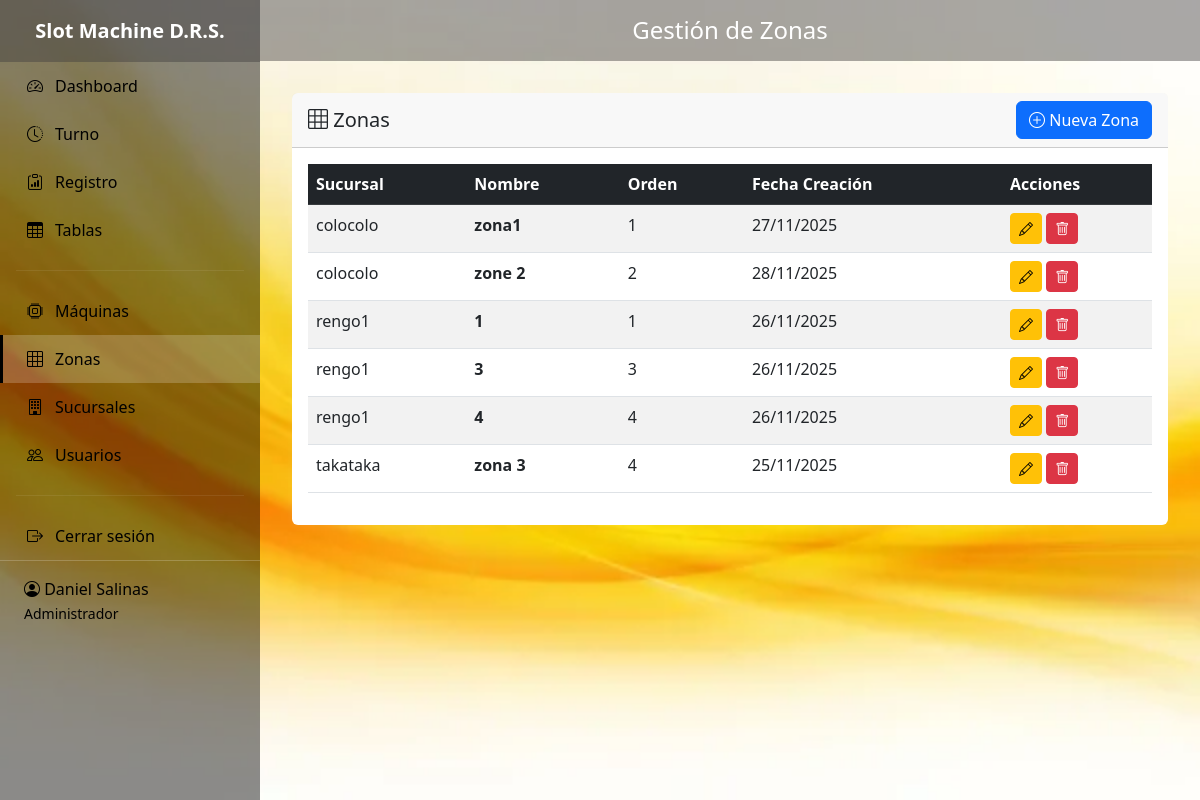
The page /zonas/ (signed in) on the database as committed earlier.
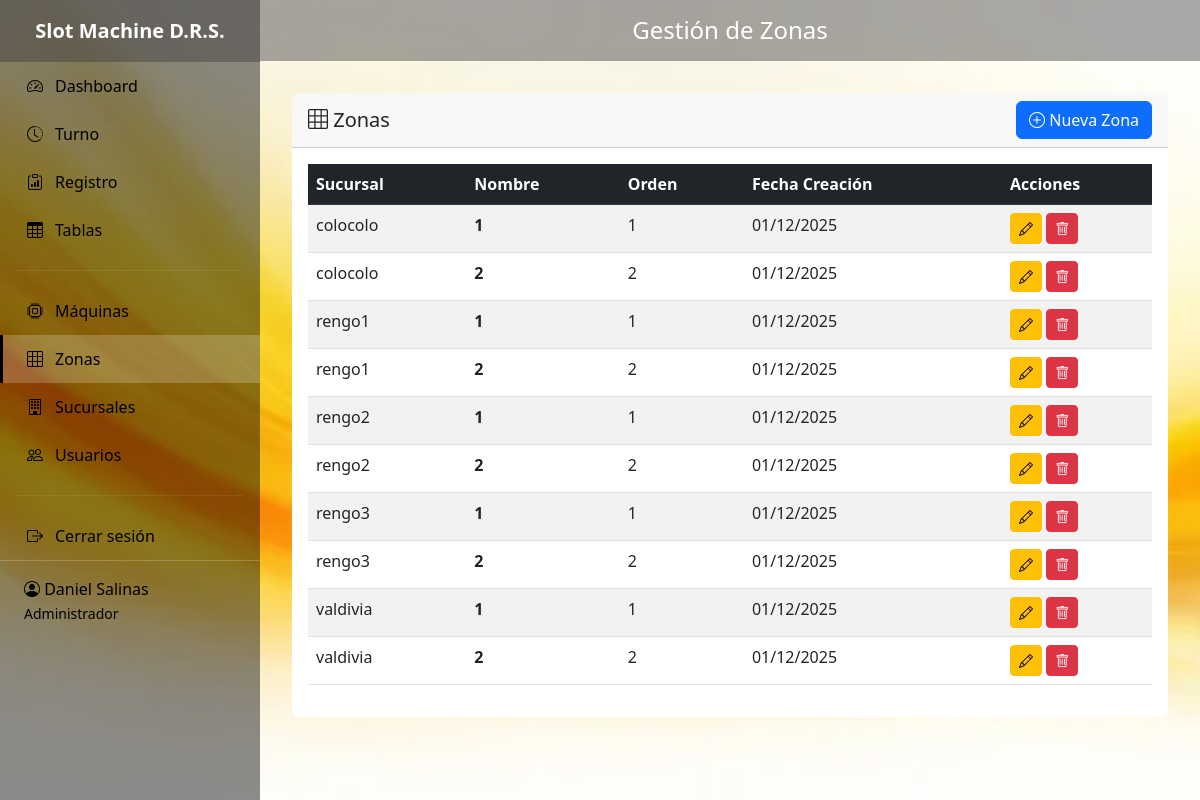
The same page on the database as committed later.
### control/models.py (models this page shows, shortened)
class Zona(models.Model):
    sucursal = models.ForeignKey(
        Sucursal,
        on_delete=models.CASCADE,
        related_name='zonas',
        verbose_name='Sucursal'
    )
    nombre = models.CharField(max_length=80, verbose_name='Nombre')
    orden = models.SmallIntegerField(default=0, verbose_name='Orden')
    created_at = models.DateTimeField(auto_now_add=True, verbose_name='Fecha de Creación')
    class Meta:
        verbose_name = 'Zona'
        verbose_name_plural = 'Zonas'
        ordering = ['sucursal', 'orden', 'nombre']
    class Meta:
        verbose_name = 'Zona'
        verbose_name_plural = 'Zonas'
        ordering = ['sucursal', 'orden', 'nombre']
        constraints = [
            models.UniqueConstraint(
                fields=['sucursal', 'nombre'],
                name='unique_zona_nombre_por_sucursal'
            )
        ]

class Sucursal(models.Model):
    nombre = models.CharField(max_length=150, verbose_name='Nombre')
    direccion = models.CharField(max_length=255, blank=True, verbose_name='Dirección')
    telefono = models.CharField(max_length=50, blank=True, verbose_name='Teléfono')
    created_at = models.DateTimeField(auto_now_add=True, verbose_name='Fecha de Creación')
    class Meta:
        verbose_name = 'Sucursal'
        verbose_name_plural = 'Sucursales'
        ordering = ['nombre']

### control/views.py (the view)
# urls.py: path('zonas/', views.zonas_list, name='zonas_list'),
@login_required
@user_passes_test(is_admin)
def zonas_list(request):
    zonas = Zona.objects.all()
    return render(request, 'zonas/list.html', {'zonas': zonas})

### control/views.py (called while the page is built)
def is_admin(user):
    return user.is_authenticated and user.role == 'admin'

### templates/zonas/list.html (shortened to what this page needs)
{% extends 'base.html' %}
{% block page_title %}Gestión de Zonas{% endblock %}
{% block content %}
<div class="card">
    <div class="card-header">
        <div class="d-flex justify-content-between align-items-center">
            <h5 class="mb-0"><i class="bi bi-grid-3x3"></i> Zonas</h5>
            <a href="{% url 'control:zona_create' %}" class="btn btn-primary">
                <i class="bi bi-plus-circle"></i> Nueva Zona
            </a>
        </div>
    </div>
    <div class="card-body">
        <div class="table-responsive">
            <table class="table table-striped table-hover">
                <thead class="table-dark">
                    <tr>
                        <th>Sucursal</th>
                        <th>Nombre</th>
                        <th>Orden</th>
                        <th>Fecha Creación</th>
                        <th width="150">Acciones</th>
                    </tr>
                </thead>
                <tbody>
                    {% for zona in zonas %}
                        <tr>
                            <td>{{ zona.sucursal.nombre }}</td>
                            <td><strong>{{ zona.nombre }}</strong></td>
                            <td>{{ zona.orden }}</td>
                            <td>{{ zona.created_at|date:"d/m/Y" }}</td>
                            <td>
                                <a href="{% url 'control:zona_edit' zona.pk %}" class="btn btn-sm btn-warning">
                                    <i class="bi bi-pencil"></i>
                                </a>
                                <a href="{% url 'control:zona_delete' zona.pk %}" class="btn btn-sm btn-danger">
                                    <i class="bi bi-trash"></i>
                                </a>
                            </td>
                        </tr>
                    {% empty %}
                        <tr>
                            <td colspan="5" class="text-center text-muted">No hay zonas registradas</td>
                        </tr>
                    {% endfor %}
                </tbody>
            </table>
        </div>
    </div>
</div>
{% endblock %}

Rows that differ between the two databases and show on the page:
removed Zona: sucursal.nombre "colocolo", nombre "zona1", orden "1", created_at "27/11/2025"
removed Zona: sucursal.nombre "colocolo", nombre "zone 2", orden "2", created_at "28/11/2025"
removed Zona: sucursal.nombre "rengo1", nombre "1", orden "1", created_at "26/11/2025"
removed Zona: sucursal.nombre "rengo1", nombre "3", orden "3", created_at "26/11/2025"
removed Zona: sucursal.nombre "rengo1", nombre "4", orden "4", created_at "26/11/2025"
removed Zona: sucursal.nombre "takataka", nombre "zona 3", orden "4", created_at "25/11/2025"
added Zona: sucursal.nombre "colocolo", nombre "1", orden "1", created_at "01/12/2025"
added Zona: sucursal.nombre "colocolo", nombre "2", orden "2", created_at "01/12/2025"
added Zona: sucursal.nombre "rengo1", nombre "1", orden "1", created_at "01/12/2025"
added Zona: sucursal.nombre "rengo1", nombre "2", orden "2", created_at "01/12/2025"
added Zona: sucursal.nombre "rengo2", nombre "1", orden "1", created_at "01/12/2025"
added Zona: sucursal.nombre "rengo2", nombre "2", orden "2", created_at "01/12/2025"
added Zona: sucursal.nombre "rengo3", nombre "1", orden "1", created_at "01/12/2025"
added Zona: sucursal.nombre "rengo3", nombre "2", orden "2", created_at "01/12/2025"
added Zona: sucursal.nombre "valdivia", nombre "1", orden "1", created_at "01/12/2025"
added Zona: sucursal.nombre "valdivia", nombre "2", orden "2", created_at "01/12/2025"
